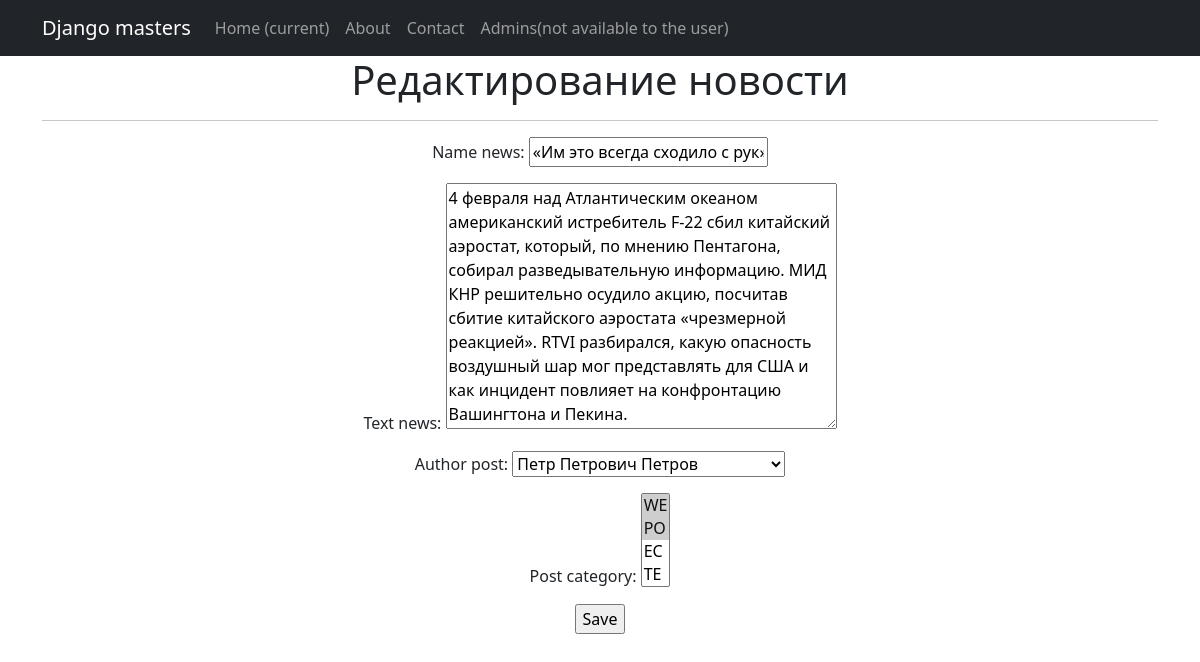
/NewsPaper/news/2/edit/, run on an earlier commit of the app's database.
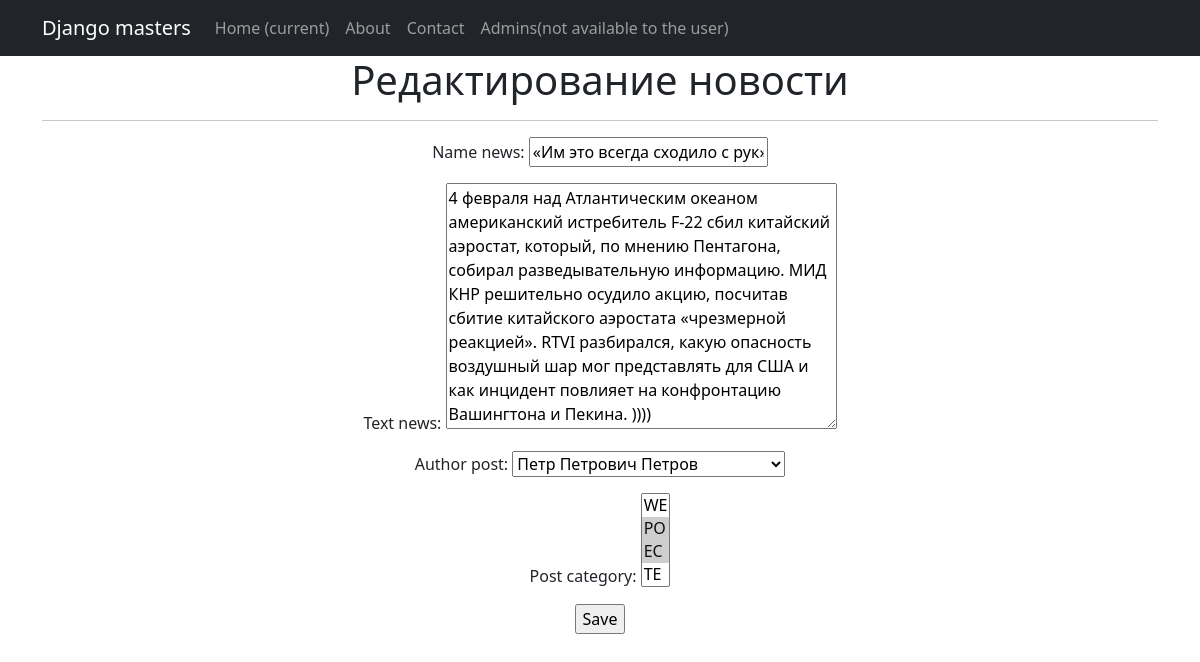
And on a later commit of the database.
### news/models.py (models this page shows, shortened)
class Post(models.Model):
    news = 'NE'
    article = 'AR'
    FIELD = [
        (news, 'Новость'),
        (article, 'Статья')
    ]
    article_or_news = models.CharField(max_length=2, choices=FIELD)
    data_time = models.DateTimeField(auto_now_add=True)
    name_news = models.CharField(max_length=255)
    text_news = models.TextField()
    rating_news = models.IntegerField(default=0)
    author_post = models.ForeignKey(Author, on_delete=models.CASCADE)
    post_category = models.ManyToManyField(Category, through='PostCategory')

### news/views.py (the view)
# urls.py: path('news/<int:pk>/edit/', NewsUpdate.as_view(), name='news_edit'),
class NewsUpdate(UpdateView, LoginRequiredMixin):
    form_class = NewsForm
    model = Post
    queryset = Post.objects.filter(article_or_news='NE')
    template_name = 'news_edit.html'

### news/forms.py
class NewsForm(forms.ModelForm):
    class Meta:
        model = Post
        fields = [
            'name_news',
            'text_news',
            'author_post',
            'post_category',
        ]

### news/models.py (called while the page is built)
    def __str__(self):
        return str(self.user_author)

    def __str__(self):
        return self.category_new

### templates/news_edit.html (shortened to what this page needs)
{% extends 'flatpages/default.html' %}
{% block content %}
<h1>Редактирование новости</h1>
<hr>
<form action="" method="post">
    {{ form.as_p }}
    <input type="submit" value="Save" />
</form>
{% endblock content %}

What changed in the data, as far as the page shows it:
changed Post "Петр Петрович Петров": text_news "…конфронтацию Вашингтона и Пекина." → "…конфронтацию Вашингтона и Пекина. ))))"
Also different on the page:
form field post_category: "WE ☑ / PO ☑ / EC / TE" → "WE / PO ☑ / EC ☑ / TE"
